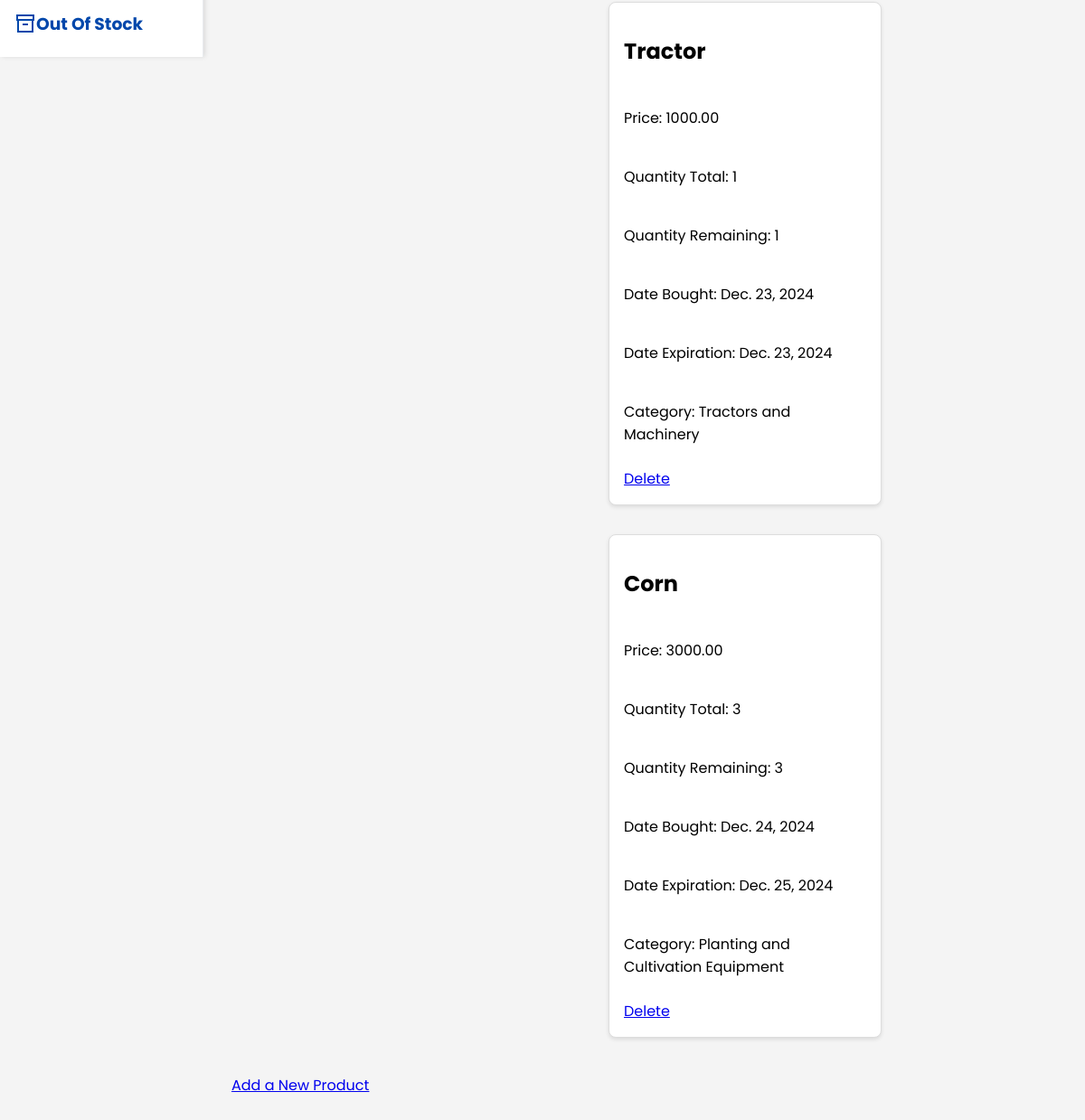
/inv/ (lower part), run on an earlier commit of the app's database.
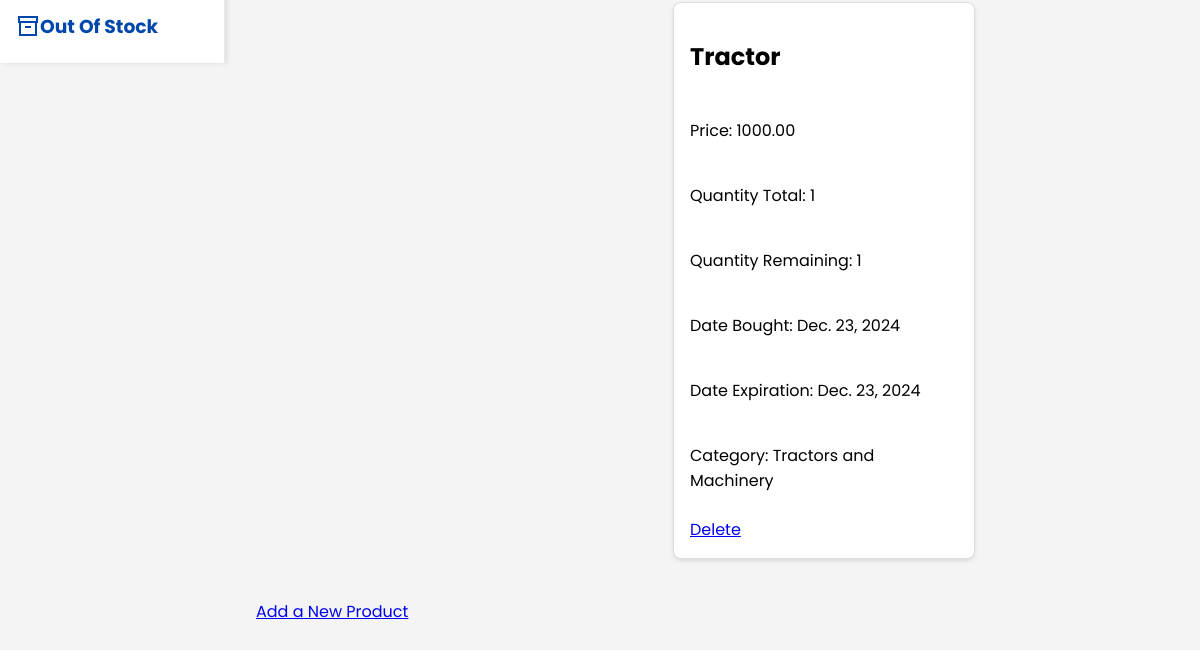
And on a later commit of the database.
### Inv_management/models.py (models this page shows, shortened)
class Product(models.Model):
    name = models.CharField(max_length=100)  # Added image field
    price = models.DecimalField(max_digits=10, decimal_places=2)
    quantity_total = models.IntegerField()
    date_bought = models.DateField(null=True, blank=True)  # Make field nullable
    date_expiration = models.DateField(null=True, blank=True)  # Make field nullable
    category = models.ForeignKey(Category, on_delete=models.CASCADE)
    quantity_remaining = models.IntegerField()

class Category(models.Model):
    name = models.CharField(max_length=100)

### Inv_management/views.py (the view)
# urls.py: path('', views.inventory_report, name='inventory_report'),
def inventory_report(request):
    products = Product.objects.all()
    return render(request, 'inv.html', {'products': products})

### Inv_management/templates/inv.html (shortened to what this page needs)
{% extends "Ham.html" %}
{% block content %}
<aside id="sidebar">
    <div class="sidebar">
        <a href="#">
            <span class="material-symbols-sharp">Inventory_2</span>
            <h3>Out Of Stock</h3>
        </a>
    </div>
</aside>
<div class="main-content" id="main-content">
    <div class="inventory-cards">
        {% for product in products %}
        <div class="card">
            <div class="card-body">
                <h2 class="card-title">{{ product.name }}</h2>
                <p class="card-text">Price: {{ product.price }}</p>
                <p class="card-text">Quantity Total: {{ product.quantity_total }}</p>
                <p class="card-text">Quantity Remaining: {{ product.quantity_remaining }}</p>
                <p class="card-text">Date Bought: {{ product.date_bought }}</p>
                <p class="card-text">Date Expiration: {{ product.date_expiration }}</p>
                <p class="card-text">Category: {{ product.category.name }}</p>
                <a href="{% url 'delete_product' product.pk %}" class="card-link">Delete</a>
            </div>
        </div>
        {% endfor %}
    </div>
    <a href="{% url 'add_product' %}" class="farm-button">Add a New Product</a>
</div>
{% endblock %}

### templates/Ham.html (shortened to what this page needs)
{% load static %}
 <!DOCTYPE html>
 <html lang="en">
 <head>
     <link rel="stylesheet" href="{% static 'css/inv.css' %}">
 </head>
 <body>
     {% block content %}{% endblock %}
 </body>
 </html>

### static/css/inv.css (style rules this page uses)
:root { --clr-primary: #4E97FD; --clr-primary-light: #f5fbff; --clr-secondary: #24292F; --clr-white: #ffffff; --clr-grey-100: #F4F4F9; --clr-grey-200: #f4f4f4; --clr-grey-300: #E9ECEF; --clr-grey-400: #868E96; --clr-grey-500: #2F3841; --clr-grey-600: #202020; --clr-success: #05C46B; --clr-info: #1E90FF; --clr-info-light: #4E97FD33; --clr-info-dark: #0047AB; --clr-warning: #EFBF33; --clr-error: #D63031; }
body { font-family: 'Poppins', sans-serif; background-color: var(--clr-grey-200); margin: 0; padding: 0; }
.card { display: inline-block; position: relative; width: 300px; background-color: var(--clr-white); border: 1px solid #ddd; border-radius: 8px; margin: 0.5rem; box-shadow: 0 2px 4px rgba(0, 0, 0, 0.1); }
.card-body { padding: 1rem; display: flex; flex-direction: column; gap: 0.5rem; }
aside { height: 100vh; width: 14rem; position: fixed; top: 0; left: 0; background-color: var(--clr-white); border-right: 1px solid var(--clr-grey-300); box-shadow: 2px 0 5px rgba(0, 0, 0, 0.1); z-index: 100; overflow-y: auto; transition: transform 0.3s ease; }
.sidebar { display: flex; flex-direction: column; height: 100%; }
.sidebar a { display: flex; align-items: center; padding: 1rem; text-decoration: none; color: var(--clr-info-dark); transition: background-color 0.3s ease, color 0.3s ease; }
.inventory-cards { display: flex; flex-wrap: wrap; gap: 1rem; justify-content: center; padding: 2rem; margin-left: 14rem; overflow-y: auto; z-index: 1; }
.main-content { margin-left: 14rem; padding: 2rem; overflow-y: auto; z-index: 1; transition: margin-left 0.3s ease; }

What changed in the data, as far as the page shows it:
removed Product: name "Corn", price "3000.00", quantity_total "3", quantity_remaining "3", date_bought "Dec. 24, 2024", date_expiration "Dec. 25, 2024", category.name "Planting and Cultivation Equipment"
